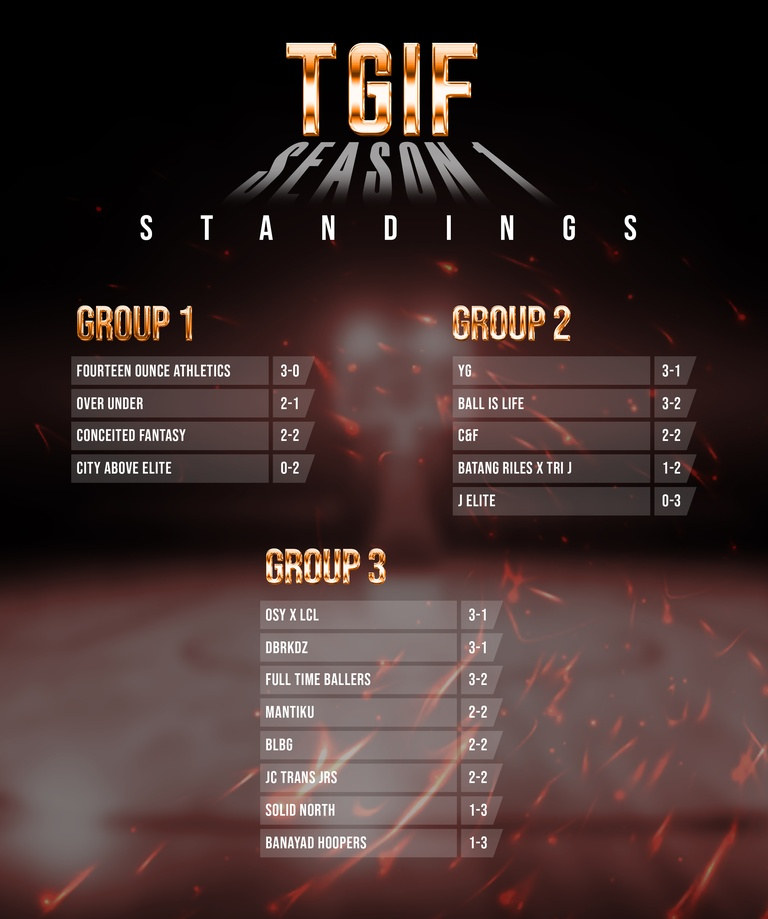
#> input picture TGIF STANDINGS (1).jpg, 768 x 919 px, shrunk from 2748 x 3291 before the run
$ python detailed_ocr.py
#> lines starting #> are read from the running program, lines starting #| are printed output that depends on the picture
import pytesseract
from PIL import Image, ImageEnhance

def get_text(img_path):
#> called with img_path = 'TGIF STANDINGS (1).jpg'
    print(f"\nProcessing {img_path}...")
    img = Image.open(img_path).convert('L')
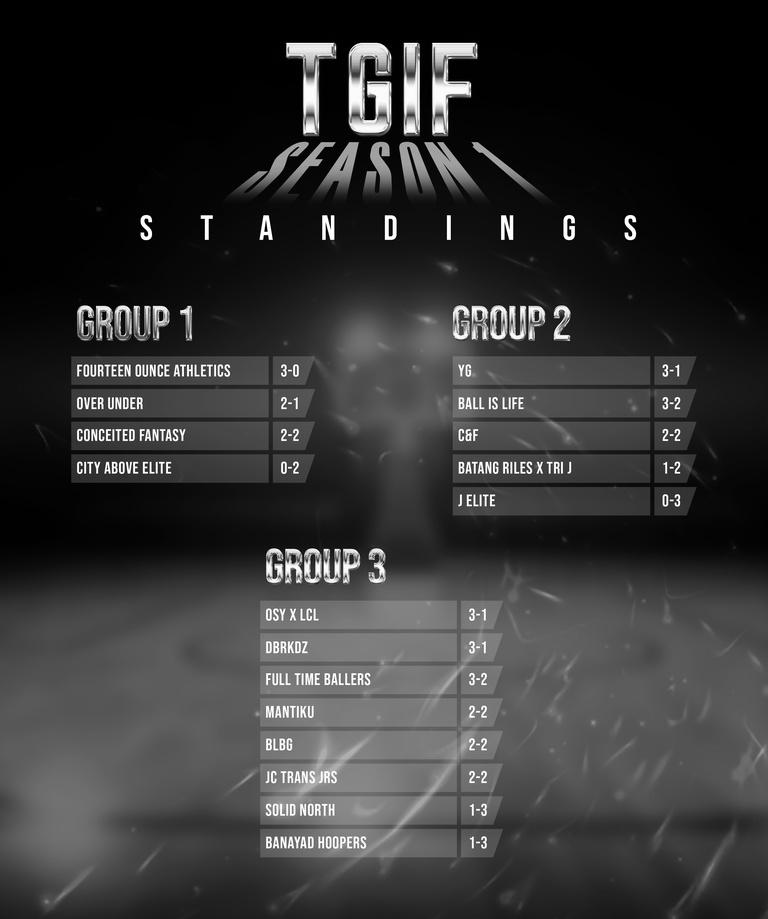
#> img: PIL image 768x919 L; min 0, max 255, mean 52.4
    img = ImageEnhance.Contrast(img).enhance(2.0)
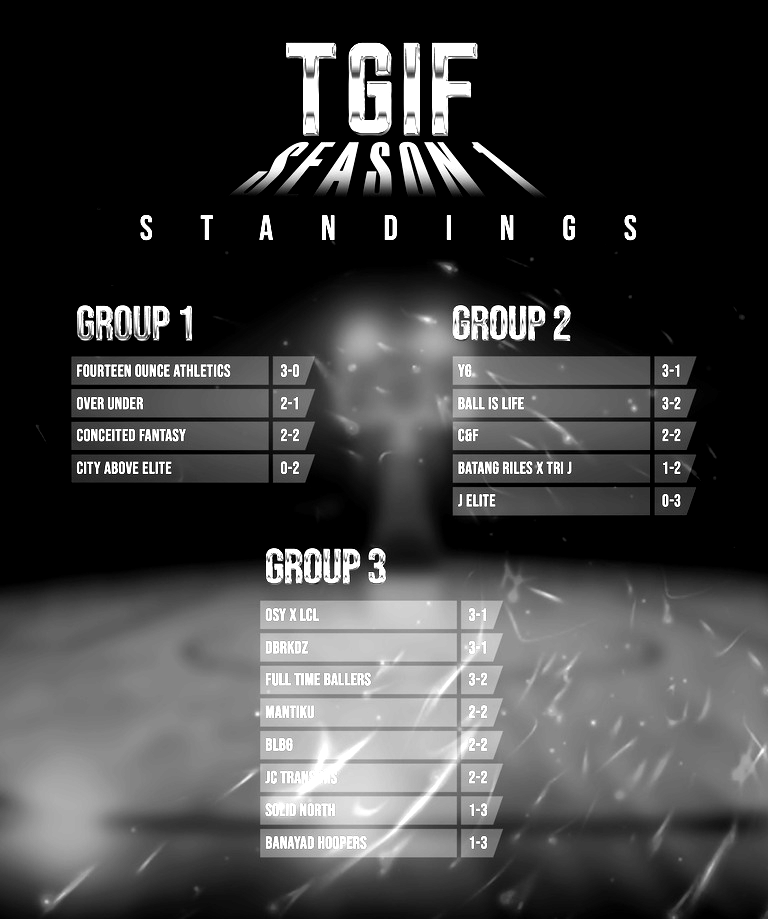
#> img: PIL image 768x919 L; min 0, max 255, mean 64.5

    # Try different PSMs
    for psm in [4, 6, 11, 12]:
        print(f"\n--- PSM {psm} ---")
        text = pytesseract.image_to_string(img, config=f'--psm {psm}')
        for line in text.split('\n'):
            if line.strip():
                print(line.strip())
#> (the call stopped at in get_text, `text = pytesseract.image_to_string(img, config=f'--psm {psm}')`: pytesseract is not available in this run)
#> call 2 of get_text, with img_path = 'image.png'
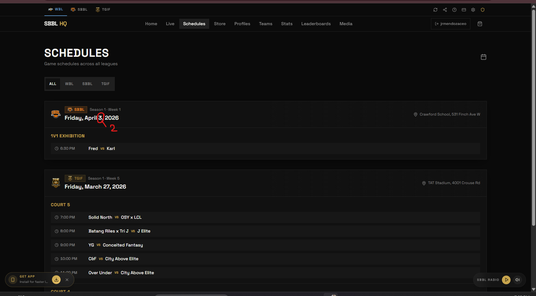
#> input picture image.png, 536 x 296 px, shrunk from 1919 x 1058 before the run
#> in get_text (call 2), `img = ImageEnhance.Contrast(img).enhance(2.0)`:
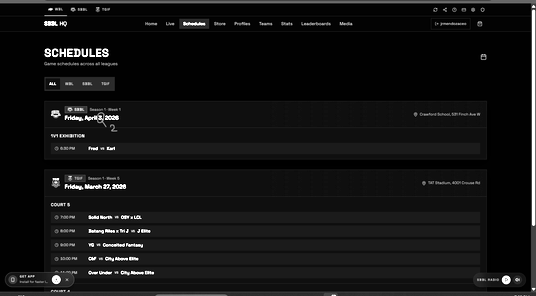
#> img: PIL image 536x296 L; min 0, max 255, mean 18.5

get_text('TGIF STANDINGS (1).jpg')
get_text('image.png')
#> (the call stopped at in get_text, `text = pytesseract.image_to_string(img, config=f'--psm {psm}')`: pytesseract is not available in this run)
